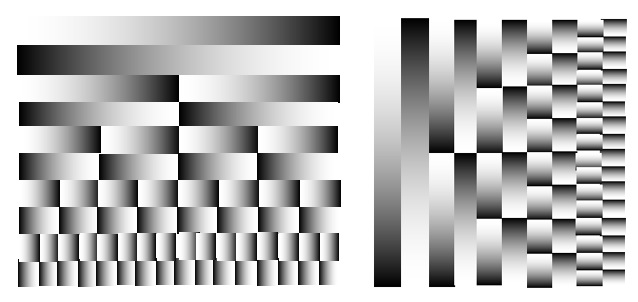
#> input picture OpenCV tutorials/gradient.jpg, 638 x 302 px
$ jupyter execute cvtest.ipynb
#> lines starting #> are read from the running program, lines starting #| are printed output that depends on the picture
[cell 1]
import numpy as np
import cv2 as cv
from matplotlib import pyplot as plt

[cell 2]
# Loading a color image in grayscale
img = cv.imread('gradient.jpg',0)
#> img is the input picture: shape (302, 638); min 0, max 255, mean 184.5

[cell 3]
cv.imshow('image',img)
cv.waitKey(0)
cv.destroyAllWindows()

[cell 4]
img = cv.imread('sodoku.jpg',0)
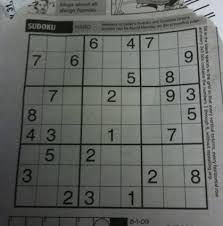
#> input picture OpenCV tutorials/sodoku.jpg, 223 x 226 px
#> img: shape (226, 223); min 0, max 225, mean 101.8
laplacian = cv.Laplacian(img, cv.CV_8U)
sobelx = cv.Sobel(img,cv.CV_8U,1,0,ksize=5)
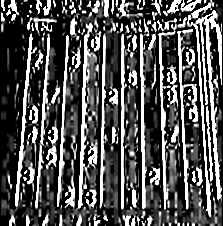
#> sobelx: shape (226, 223); min 0, max 255, mean 82.3
sobely = cv.Sobel(img,cv.CV_8U,0,1,ksize=5)

[cell 5]
cv.imshow('image',laplacian)
cv.waitKey(0)
cv.destroyAllWindows()

[cell 6]
plt.subplot(2,2,1),plt.imshow(img,cmap = 'gray')
plt.title('Original'), plt.xticks([]), plt.yticks([])
plt.subplot(2,2,2),plt.imshow(laplacian,cmap = 'gray')
plt.title('Laplacian'), plt.xticks([]), plt.yticks([])
plt.subplot(2,2,3),plt.imshow(sobelx,cmap = 'gray')
plt.title('Sobel X'), plt.xticks([]), plt.yticks([])
plt.subplot(2,2,4),plt.imshow(sobely,cmap = 'gray')
plt.title('Sobel Y'), plt.xticks([]), plt.yticks([])
plt.show()

[cell 7]
# bg black and only edge
laplacian = cv.Laplacian(img, cv.CV_8U)
sobelx = cv.Sobel(img,cv.CV_8U,1,0,ksize=5)
sobely = cv.Sobel(img,cv.CV_8U,0,1,ksize=5)

[cell 8]
laplacian64 = cv.Laplacian(img, cv.CV_64F)
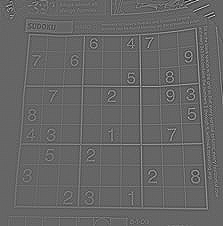
#> laplacian64: shape (226, 223) float64; min -287, max 429, mean 0; drawn with min black and max white
sobelx64 = cv.Sobel(img,cv.CV_64F,1,0,ksize=5)
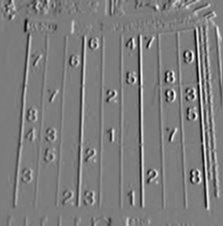
#> sobelx64: shape (226, 223) float64; min -4938, max 5148, mean 39.5; drawn with min black and max white
sobely64 = cv.Sobel(img,cv.CV_64F,0,1,ksize=5)

laplacian = np.uint8(np.absolute(laplacian64))
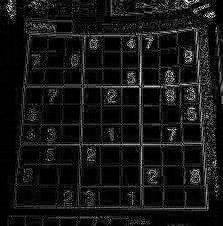
#> laplacian: shape (226, 223); min 0, max 255, mean 22.2
sobelx = np.uint8(np.absolute(sobelx64))
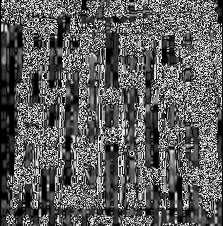
#> sobelx: shape (226, 223); min 0, max 255, mean 92.6
sobely = np.uint8(np.absolute(sobely64))
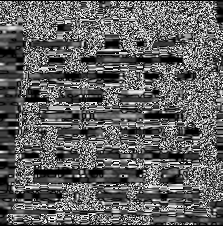
#> sobely: shape (226, 223); min 0, max 255, mean 97.1

[cell 9]
import numpy as np
from matplotlib import pyplot as plt

img = cv.imread('blackandwhite.jpg',0)
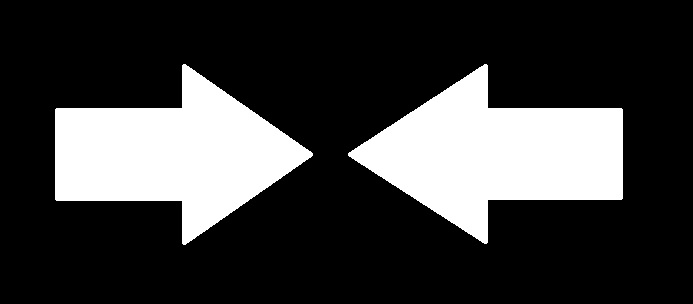
#> input picture OpenCV tutorials/blackandwhite.jpg, 693 x 304 px
#> img is the input picture: shape (304, 693); min 0, max 255, mean 60

[cell 10]
laplacian64 = cv.Laplacian(img, cv.CV_64F)
#> laplacian64: shape (304, 693) float64
sobelx64 = cv.Sobel(img,cv.CV_64F,1,0,ksize=5)
#> sobelx64: shape (304, 693) float64
sobely64 = cv.Sobel(img,cv.CV_64F,0,1,ksize=5)
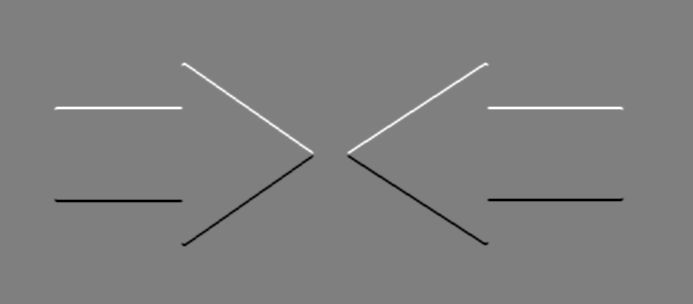
#> sobely64: shape (304, 693) float64; min -12240, max 12222, mean 0; drawn with min black and max white

laplacian = np.uint8(np.absolute(laplacian64))
#> laplacian: shape (304, 693)
sobelx = np.uint8(np.absolute(sobelx64))
#> sobelx: shape (304, 693)
sobely = np.uint8(np.absolute(sobely64))
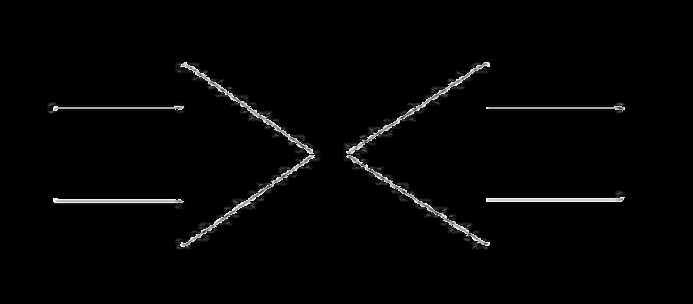
#> sobely: shape (304, 693); min 0, max 255, mean 4.8

# laplacian = cv.Laplacian(img, cv.CV_64F)
# sobelx = cv.Sobel(img,cv.CV_64F,1,0,ksize=5)
# sobely = cv.Sobel(img,cv.CV_64F,0,1,ksize=5)

plt.subplot(2,2,1),plt.imshow(img,cmap = 'gray')
plt.title('Original'), plt.xticks([]), plt.yticks([])
plt.subplot(2,2,2),plt.imshow(laplacian,cmap = 'gray')
plt.title('Laplacian'), plt.xticks([]), plt.yticks([])
plt.subplot(2,2,3),plt.imshow(sobelx,cmap = 'gray')
plt.title('Sobel X'), plt.xticks([]), plt.yticks([])
plt.subplot(2,2,4),plt.imshow(sobely,cmap = 'gray')
plt.title('Sobel Y'), plt.xticks([]), plt.yticks([])

plt.show()
